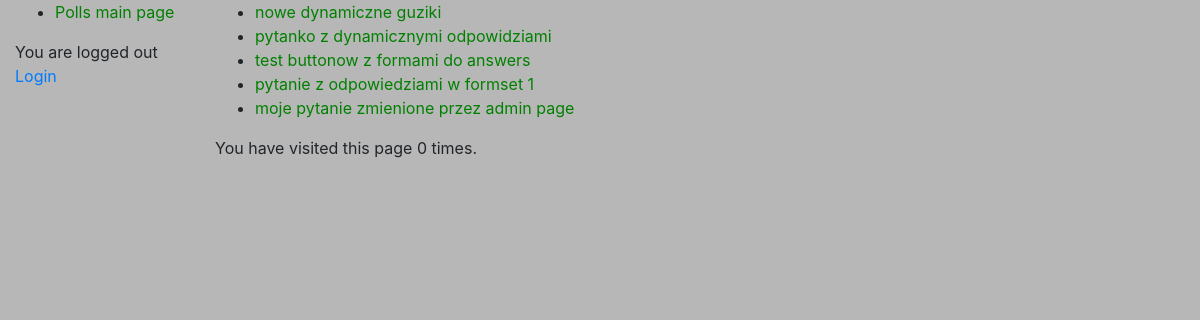
/polls/, run on an earlier commit of the app's database.
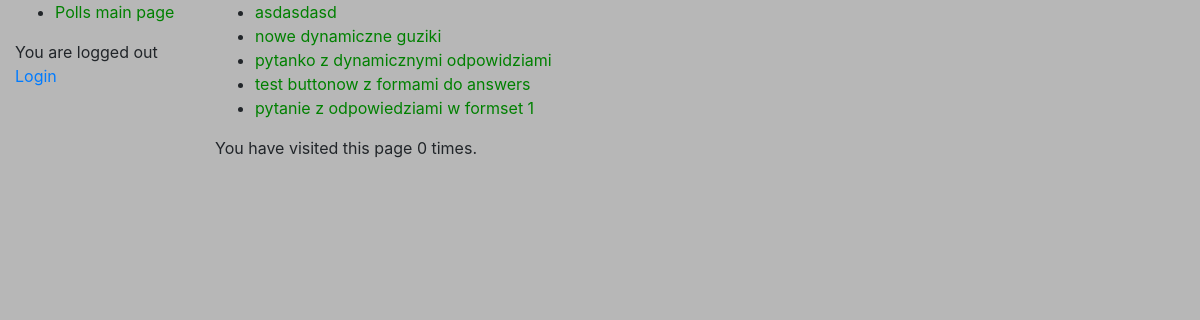
And on a later commit of the database.
### polls/models.py (models this page shows, shortened)
class Question(models.Model):
    question_text = models.CharField(max_length=200)
    pub_date = models.DateTimeField('date published')
    def was_published_recently(self):
        now = timezone.now()
        return now - datetime.timedelta(days=1) <= self.pub_date <= now
    was_published_recently.admin_order_field = 'pub_date' #by what field we sort
    was_published_recently.boolean = True #True or False changes to graphics
    was_published_recently.short_description = 'Published recently?' #what will be the column description
    class Meta: #defines what perrmisions what users can get
        permissions = (("can_add_question", "allows user to add questions"),)

### polls/views.py (the view)
# urls.py: path('', views.IndexView.as_view(), name='index'),
class IndexView(generic.ListView):
    template_name = 'polls/index.html' #Similarly, the ListView generic view uses a default template called <app name>/<model name>_list.html;
    context_object_name = 'latest_question_list' #context_object_name attribute, specifying that we want to use latest_question_list instead.
    def get_queryset(self): # defines how the querryset will be created, we override it to write 5 questions, not all form DB
        return Question.objects.filter(pub_date__lte=timezone.now()).annotate(choice_count=Count('choice')).filter(choice_count__gte=1).order_by('-pub_date')[:5]
    def get_context_data(self, **kwargs):
        context = super(IndexView, self).get_context_data(**kwargs)
        num_visits = self.request.session.get('num_visits', 0)
        self.request.session['num_visits'] = num_visits + 1
        context['num_visits'] = num_visits
        return context

### polls/templates/polls/index.html
{% extends "base_generic.html" %}
{% block content %}
{% load static %}
<link rel="stylesheet" type="text/css" href="{% static 'polls/style.css' %}">
{% if object_list %}
    <ul>
    {% for question in object_list %}
        <li><a href="{% url 'polls:detail' question.id %}">{{ question.question_text }}</a></li>
    {% endfor %}
    </ul>
{% else %}
    <p>No polls are available.</p>
    <p>Test of second text.</p>
{% endif %}
<p>You have visited this page {{ num_visits }}{% if num_visits == 1 %} time{% else %} times{% endif %}.</p>
{% endblock %}

What changed in the data, as far as the page shows it:
no longer on this page (row unchanged): Question: question_text "moje pytanie zmienione przez admin page"
added Question: question_text "asdasdasd"
